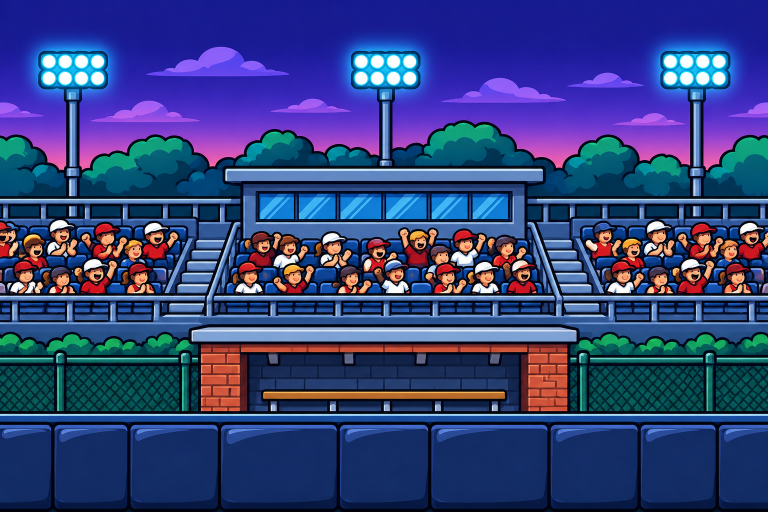
#> input picture new-art/sports/baseball/ballpark-back-wall.png, 1536 x 1024 px, given in place of basketball-ball.png, which was not available (shown at 1/2 size)
$ python make_sports.py
#> lines starting #> are read from the running program, lines starting #| are printed output that depends on the picture
### tools/make_soccer.py
"""Soccer Edition: key out the green backgrounds of new-art/soccer/*.png, split the sheets into pictures and
write the game sprites (soccer-*.png) at the sizes game.html draws them (4 sprite pixels per game pixel, like sp-*.png).
Run from the repo root: python3 tools/make_soccer.py"""
import numpy as np
from PIL import Image
from scipy import ndimage

SRC = 'new-art/soccer/'

# [11 lines left out: function key, not called in this run]

def pieces(rgba, cols, rows, min_px=400):
    """Split a sheet laid out as a cols x rows grid: each opaque blob goes to the cell its centre falls in"""
    h, w = rgba.shape[:2]
    mask = rgba[..., 3] > 40
    lab, n = ndimage.label(mask)
    cells = {}
    for i, sl in enumerate(ndimage.find_objects(lab), 1):
        ys, xs = sl
        size = (lab[sl] == i).sum()
        if size < min_px: continue
        cy, cx = (ys.start + ys.stop) / 2, (xs.start + xs.stop) / 2
        c = (int(cy * rows / h), int(cx * cols / w))
        keep = np.zeros_like(mask); keep[lab == i] = True
        if c in cells: cells[c][0] |= keep
        else: cells[c] = [keep]
    out = {}
    for c, (keep,) in cells.items():
        # include the soft edge pixels around the blobs
        grown = ndimage.binary_dilation(keep, iterations=3)
        im = rgba.copy(); im[..., 3] = np.where(grown, im[..., 3], 0)
        ys, xs = np.where(im[..., 3] > 8)
        out[c] = Image.fromarray(im[ys.min():ys.max() + 1, xs.min():xs.max() + 1])
    return out

# [8 lines left out: function fit, not called in this run]

def sheet(f, cols, rows):
    return pieces(key(f), cols, rows)

def bottom_scaled(im, s):
    return im.resize((max(1, round(im.width * s)), max(1, round(im.height * s))), Image.LANCZOS)

# [7 lines left out: function place, not called in this run]

def save(im, name):
    im.save(name, optimize=True); print(name, im.size)

# [59 lines that do not run on import are left out]

### tools/make_sports.py
"""Sports modes (basketball, football, water polo, golf): key out the backgrounds of new-art/sports/<sport>/*.png,
split the sheets and write the game pictures <sport>-*.png at game sizes (4 sprite pixels per game pixel), like
tools/make_soccer.py does for Soccer. Run from the repo root: python3 tools/make_sports.py
It prints each sport's boxes for SPORTS in game.html."""
import json
import os
import numpy as np
from PIL import Image
from scipy import ndimage
import make_soccer as ms

SPORTS = {
    # key: background colour. venue: kitchen id for the backgrounds (None: reuse an existing kitchen).
    # ball: game size of the flying ball (w, h). target: game width of the goal picture and where its opening is
    # (fraction of the empty target's height from the top; None: the bottom sits where the bun's bottom is, like Soccer)
    'basketball': dict(key='green', venue='arena', ball=(38, 38), target=(80, 0.36)),
    'football': dict(key='green', venue='gridiron', ball=(48, 30), target=(96, 0.42)),
    'waterpolo': dict(key='green', venue='pool', ball=(38, 38), target=(84, None)),
    'golf': dict(key='magenta', venue=None, ball=(32, 32), target=(88, 0.62)),
    # venue_src: file prefix of the venue art when it differs from the kitchen id (ballpark is already a normal kitchen)
    'baseball': dict(key='green', venue='diamond', venue_src='ballpark', ball=(34, 34), target=(88, None)),
    'cricket': dict(key='green', venue='green', ball=(34, 34), target=(84, None)),
    'hockey': dict(key='green', venue='rink', ball=(44, 30), ballfile='hockey-puck', target=(88, None)),
}
BUN_BOTTOM = 18      # game px below the bun's centre where the bun picture ends
MOUTH_Y = -6         # game px: where a target's opening sits (rim, cup)

def key(path, bg):
#> called with bg = 'green'
    a = np.asarray(Image.open(path).convert('RGB')).astype(np.float32)
    r, g, b = a[..., 0], a[..., 1], a[..., 2]
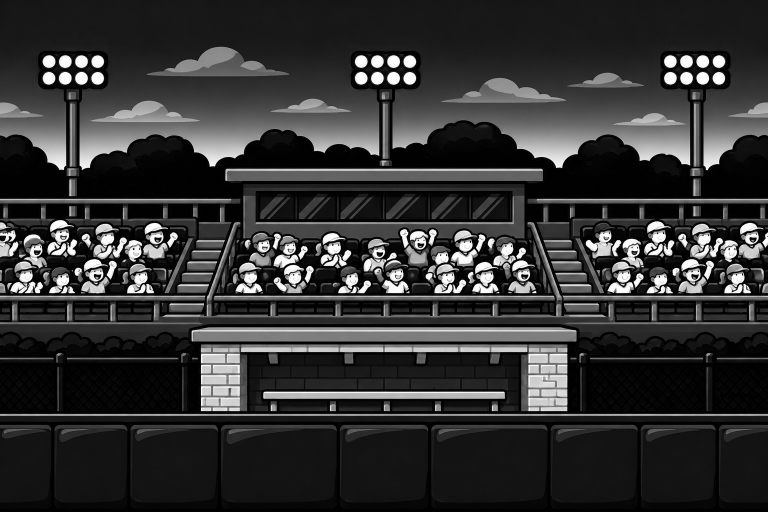
#> r: shape (1024, 1536) float32 (shown at 1/2 size); min 0, max 255, mean 50.8
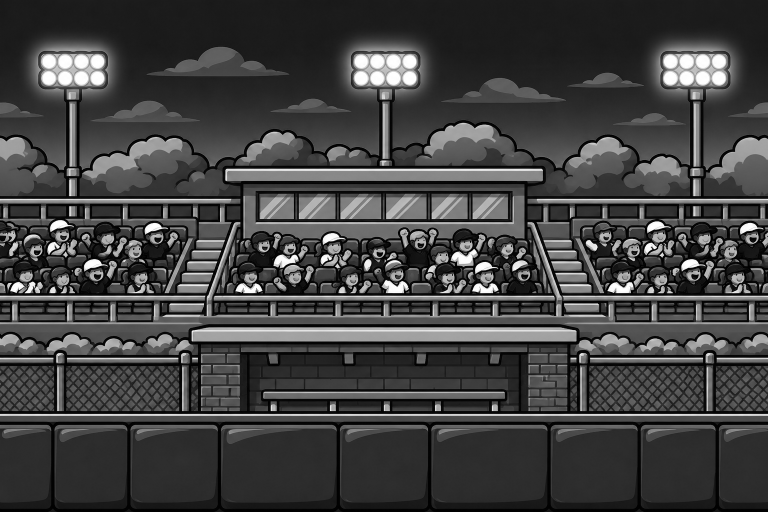
#> g: shape (1024, 1536) float32 (shown at 1/2 size); min 0, max 255, mean 65.8
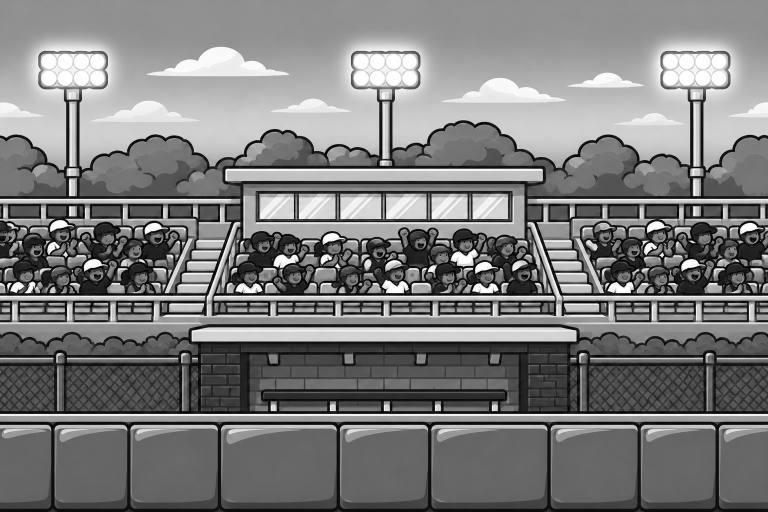
#> b: shape (1024, 1536) float32 (shown at 1/2 size); min 0, max 255, mean 124.3
    if bg == 'green':
        x = g - np.maximum(r, b)
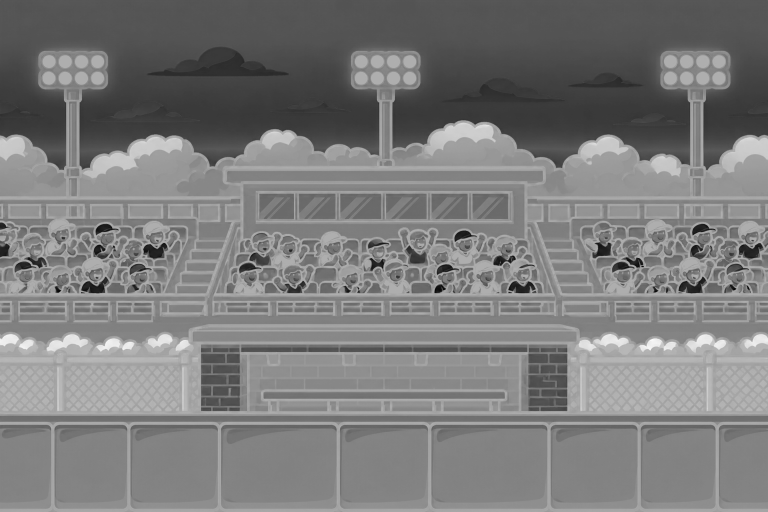
#> x: shape (1024, 1536) float32 (shown at 1/2 size); min -229, max 105, mean -66.5; drawn with min black and max white
        alpha = np.clip(1 - (x - 60) / 110, 0, 1)
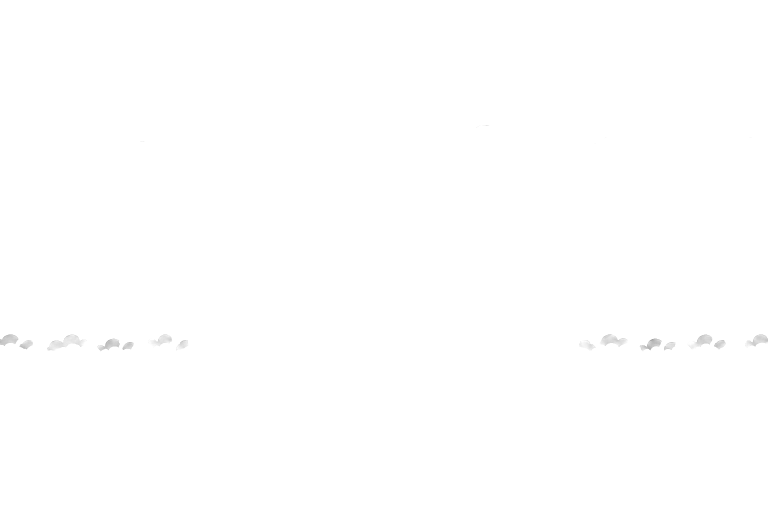
#> alpha: shape (1024, 1536) float32 (shown at 1/2 size); min 0.591, max 1, mean 0.999
        g = np.where(x > 0, np.maximum(r, b), g)
    else:   # magenta
        x = np.minimum(r, b) - g
        alpha = np.clip(1 - (x - 60) / 110, 0, 1)
        lim = g + 6
        r = np.where(x > 0, np.minimum(r, np.maximum(lim, r - x)), r)
        b = np.where(x > 0, np.minimum(b, np.maximum(lim, b - x)), b)
    return np.dstack([r, g, b, alpha * 255]).astype(np.uint8)

def sheet(sport, name, cols, rows):
    return ms.pieces(key('new-art/sports/%s/%s.png' % (sport, name), SPORTS[sport]['key']), cols, rows)
#> in pieces, `h, w = rgba.shape[:2]`: h = 1024; w = 1536
#> in pieces, `mask = rgba[..., 3] > 40`: mask: shape (1024, 1536) bool; every value is 1
#> in pieces, `lab, n = ndimage.label(mask)`: lab: shape (1024, 1536) int32; every value is 1
#> in pieces, `lab, n = ndimage.label(mask)`: n = 1
#> the loop in pieces, `for i, sl in enumerate(ndimage.find_objects(lab), 1):` made 1 pass
#> (i, size, cy, cx, c) on pass 1: (1, 1572864, 512, 768, (0, 1))
#> after the loop in pieces, `for i, sl in enumerate(ndimage.find_objects(lab), 1):`: cells = 1 item
#> the loop in pieces, `for c, (keep,) in cells.items():` made 1 pass
#> c on pass 1: (0, 1)

def largest(im):
    """keep only the biggest opaque blob (drops stray splash drops next to a ball)"""
    a = np.asarray(im).copy(); lab, n = ndimage.label(a[..., 3] > 40)
    if n > 1:
        big = np.argmax(ndimage.sum(np.ones_like(lab), lab, range(1, n + 1))) + 1
        a[..., 3] = np.where(ndimage.binary_dilation(lab == big, iterations=3), a[..., 3], 0)
    im = Image.fromarray(a); return im.crop(im.getbbox())

def save(im, name):
    im.save(name, optimize=True); print(name, im.size)

def canvas_of(im, w, h, x, y):
    c = Image.new('RGBA', (w, h), (0, 0, 0, 0)); c.alpha_composite(im, (x, y)); return c

def build(sport):
    cfg, out = SPORTS[sport], {}
    # ball: flying (skin fly picture) and the 512 title / intro ball
#> (the run stopped early here; a loop or call above may not have finished)
